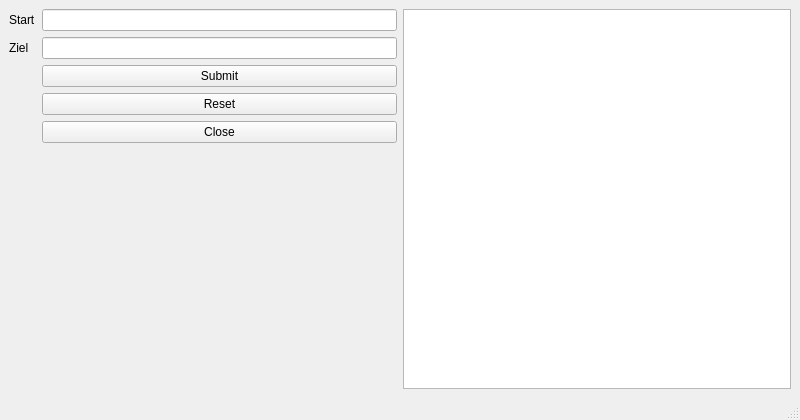
<?xml version="1.0" encoding="UTF-8"?>
<ui version="4.0">
    <class>MainWindow</class>
    <widget class="QMainWindow" name="MainWindow">
        <property name="geometry">
            <rect>
                <x>0</x>
                <y>0</y>
                <width>800</width>
                <height>420</height>
            </rect>
        </property>
        <property name="windowTitle">
            <string>Rest Client</string>
        </property>
        <widget class="QWidget" name="centralwidget">
            <property name="sizePolicy">
                <sizepolicy hsizetype="Preferred" vsizetype="Preferred">
                    <horstretch>0</horstretch>
                    <verstretch>0</verstretch>
                </sizepolicy>
            </property>
            <layout class="QHBoxLayout" name="horizontalLayout_2">
                <item>
                    <layout class="QFormLayout" name="form_layout">
                        <item row="0" column="0">
                            <widget class="QLabel" name="label_origin">
                                <property name="text">
                                    <string>Start</string>
                                </property>
                            </widget>
                        </item>
                        <item row="0" column="1">
                            <widget class="QLineEdit" name="line_origin"/>
                        </item>
                        <item row="1" column="0">
                            <widget class="QLabel" name="label_target">
                                <property name="text">
                                    <string>Ziel</string>
                                </property>
                            </widget>
                        </item>
                        <item row="1" column="1">
                            <widget class="QLineEdit" name="line_target"/>
                        </item>
                        <item row="2" column="1">
                            <widget class="QPushButton" name="button_show">
                                <property name="text">
                                    <string>Submit</string>
                                </property>
                            </widget>
                        </item>
                        <item row="3" column="1">
                            <widget class="QPushButton" name="button_reset">
                                <property name="text">
                                    <string>Reset</string>
                                </property>
                            </widget>
                        </item>
                        <item row="4" column="1">
                            <widget class="QPushButton" name="button_close">
                                <property name="text">
                                    <string>Close</string>
                                </property>
                            </widget>
                        </item>
                    </layout>
                </item>
                <item>
                    <widget class="QTextBrowser" name="text_browser"/>
                </item>
            </layout>
        </widget>
        <widget class="QMenuBar" name="menubar">
            <property name="geometry">
                <rect>
                    <x>0</x>
                    <y>0</y>
                    <width>800</width>
                    <height>29</height>
                </rect>
            </property>
        </widget>
        <widget class="QStatusBar" name="statusbar"/>
    </widget>
    <resources/>
    <connections/>
</ui>
